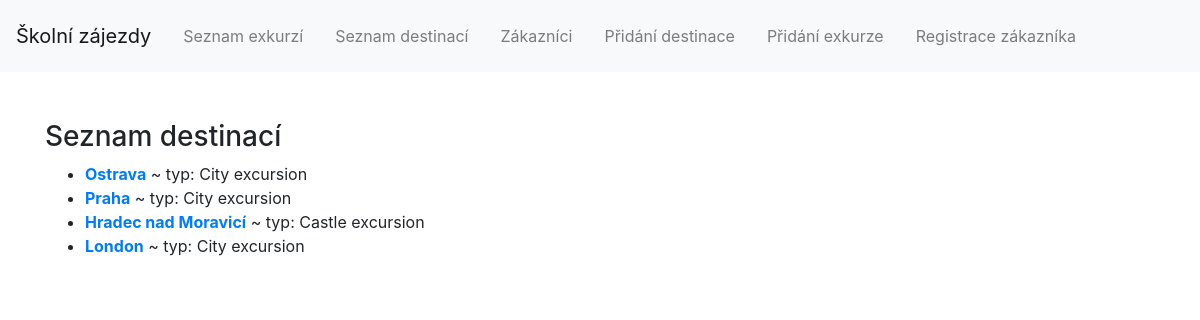
Page /destinations/ on the earlier database version.
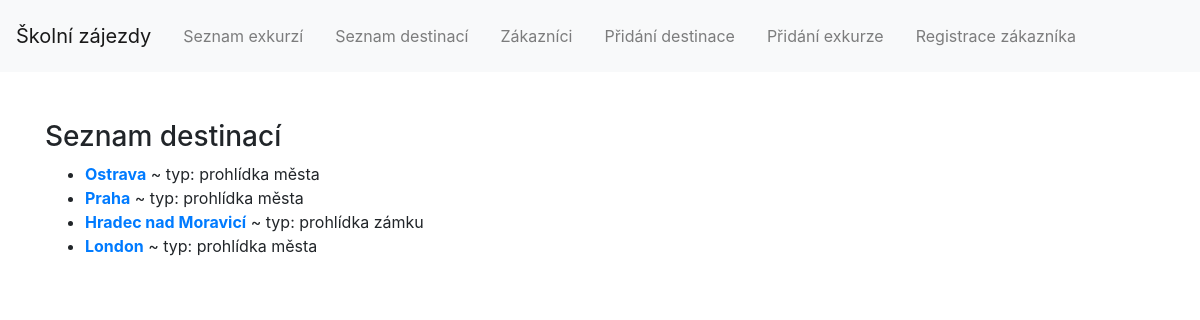
Same page on the later database version.
### travel_agency/models.py (models this page shows, shortened)
class Destination(models.Model):
    city = models.CharField(max_length=100)
    type = models.CharField(max_length=100)

### travel_agency/views.py (the view)
# urls.py: path('destinations/', views.destinations, name='destinations'),
def destinations(request):
    template = loader.get_template('travel_agency/destinations.html')
    all_destinations = Destination.objects.all()
    context = {'all_destinations': all_destinations}
    return HttpResponse(template.render(context, request))

### travel_agency/templates/travel_agency/destinations.html (shortened to what this page needs)
{% extends "travel_agency/base.html" %}
{% block content %}
<div style="text-align:left">
{% if all_destinations %}
	<h3>Seznam destinací</h3>
	<ul>
	    {% for destination in all_destinations %}
		<li><a href="/destinations/{{ destination.id }}/"><strong>{{ destination.city }}</strong></a> ~ typ: {{ destination.type }}</li>
	    {% endfor %}
	</ul>
{% else %}
	<h3>Nebyly nalezeny žádné exkurze.</h3>
{% endif %}
</div>
{% endblock %}

### travel_agency/templates/travel_agency/base.html (shortened to what this page needs)
<!DOCTYPE html>
<html>
<head>
	<link rel="stylesheet" href="https://maxcdn.bootstrapcdn.com/bootstrap/4.0.0-beta.2/css/bootstrap.min.css"
>
</head>
<body>
<nav class="navbar navbar-expand-lg navbar-light bg-light">
  <a class="navbar-brand" href="/">Školní zájezdy</a>
  <div class="collapse navbar-collapse" id="navbarSupportedContent">
    <ul class="navbar-nav mr-auto">
		<li class="nav-link"><a class="nav-link" href="/excursions/">Seznam exkurzí</a></li>
		<li class="nav-link"><a class="nav-link" href="/destinations/">Seznam destinací</a></li>
		<li class="nav-link"><a class="nav-link" href="/customers/">Zákazníci</a></li>
		<li class="nav-link"><a class="nav-link" href="/add_destination/">Přidání destinace</a></li>
		<li class="nav-link"><a class="nav-link" href="/add_excursion/">Přidání exkurze</a></li>
		<li class="nav-link"><a class="nav-link" href="/registration/">Registrace zákazníka</a></li>
    </ul>
  </div>
</nav>
<div class="container my-5">
	<main class="bd-content">
		{% block content %}{% endblock %}
	</main>
</div>
</body>
</html>

Differences in the rows shown:
changed Destination "Ostrava": type "City excursion" → "prohlídka města"
changed Destination "Praha": type "City excursion" → "prohlídka města"
changed Destination "Hradec nad Moravicí": type "Castle excursion" → "prohlídka zámku"
changed Destination "London": type "City excursion" → "prohlídka města"
